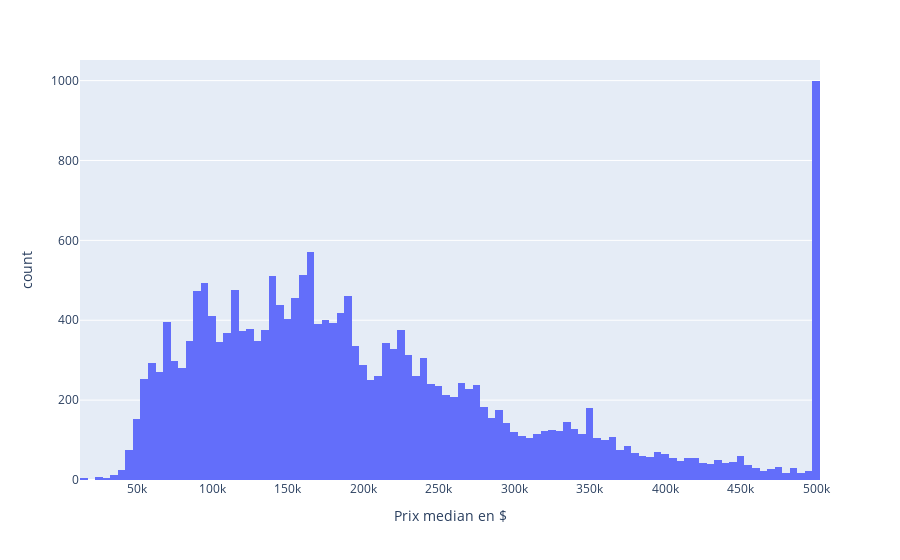

Source (notebook cell):
### Code cell
px.histogram(df, x="Prix median en $")

### Figure 1 — Plotly figure (JSON) as saved in the notebook; plotly's stock layout.template omitted (floating-point values rounded to 4 significant figures; data arrays with more than 128 entries replaced by an {"elided": "..."} marker saying what was removed)
{"data": [{"alignmentgroup": "True", "bingroup": "x", "hovertemplate": "Prix median en $=%{x}<br>count=%{y}<extra></extra>", "legendgroup": "", "marker": {"color": "#636efa", "pattern": {"shape": ""}}, "name": "", "offsetgroup": "", "orientation": "v", "showlegend": false, "type": "histogram", "x": {"elided": "20640 float values"}, "xaxis": "x", "yaxis": "y"}], "layout": {"barmode": "relative", "legend": {"tracegroupgap": 0}, "margin": {"t": 60}, "xaxis": {"anchor": "y", "domain": [0, 1], "title": {"text": "Prix median en $"}}, "yaxis": {"anchor": "x", "domain": [0, 1], "title": {"text": "count"}}}}
